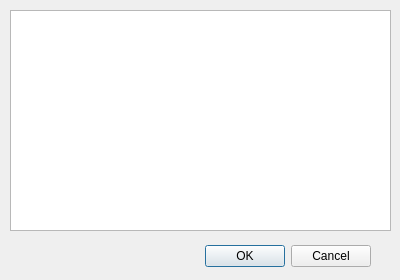
<?xml version="1.0" encoding="UTF-8"?>
<ui version="4.0">
 <class>DescriptionDialog</class>
 <widget class="QDialog" name="DescriptionDialog">
  <property name="geometry">
   <rect>
    <x>0</x>
    <y>0</y>
    <width>400</width>
    <height>280</height>
   </rect>
  </property>
  <property name="windowTitle">
   <string>Dialog</string>
  </property>
  <widget class="QDialogButtonBox" name="buttonBox">
   <property name="geometry">
    <rect>
     <x>30</x>
     <y>240</y>
     <width>341</width>
     <height>32</height>
    </rect>
   </property>
   <property name="orientation">
    <enum>Qt::Horizontal</enum>
   </property>
   <property name="standardButtons">
    <set>QDialogButtonBox::Cancel|QDialogButtonBox::Ok</set>
   </property>
  </widget>
  <widget class="QPlainTextEdit" name="plainTextEdit">
   <property name="geometry">
    <rect>
     <x>10</x>
     <y>10</y>
     <width>381</width>
     <height>221</height>
    </rect>
   </property>
  </widget>
 </widget>
 <resources/>
 <connections>
  <connection>
   <sender>buttonBox</sender>
   <signal>accepted()</signal>
   <receiver>DescriptionDialog</receiver>
   <slot>accept()</slot>
   <hints>
    <hint type="sourcelabel">
     <x>248</x>
     <y>254</y>
    </hint>
    <hint type="destinationlabel">
     <x>157</x>
     <y>274</y>
    </hint>
   </hints>
  </connection>
  <connection>
   <sender>buttonBox</sender>
   <signal>rejected()</signal>
   <receiver>DescriptionDialog</receiver>
   <slot>reject()</slot>
   <hints>
    <hint type="sourcelabel">
     <x>316</x>
     <y>260</y>
    </hint>
    <hint type="destinationlabel">
     <x>286</x>
     <y>274</y>
    </hint>
   </hints>
  </connection>
 </connections>
</ui>
